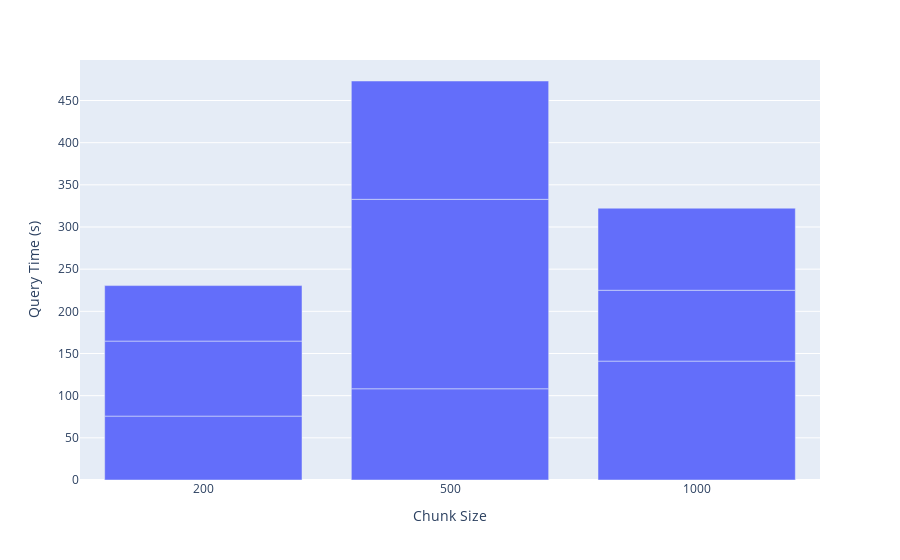

Source (notebook cell):
### Code cell
px.bar(chunk_embd_avg, x='Chunk Size', y='Query Time (s)')

### Figure 1 — Plotly figure (JSON) as saved in the notebook; plotly's stock layout.template omitted (floating-point values rounded to 4 significant figures)
{"data": [{"alignmentgroup": "True", "hovertemplate": "Chunk Size=%{x}<br>Query Time (s)=%{y}<extra></extra>", "legendgroup": "", "marker": {"color": "#636efa", "pattern": {"shape": ""}}, "name": "", "offsetgroup": "", "orientation": "v", "showlegend": false, "textposition": "auto", "type": "bar", "x": ["200", "200", "200", "500", "500", "500", "1000", "1000", "1000"], "xaxis": "x", "y": [75.78, 88.94, 65.82, 108.2, 224.7, 140.3, 141.0, 84.02, 97.31], "yaxis": "y"}], "layout": {"barmode": "relative", "legend": {"tracegroupgap": 0}, "margin": {"t": 60}, "xaxis": {"anchor": "y", "domain": [0, 1], "title": {"text": "Chunk Size"}}, "yaxis": {"anchor": "x", "domain": [0, 1], "title": {"text": "Query Time (s)"}}}}
